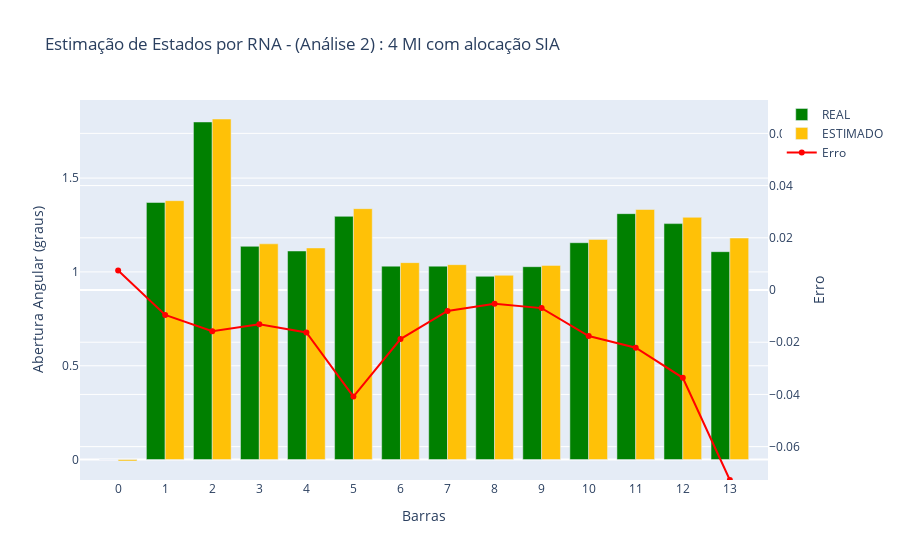

The cell this chart's notebook holds for it:
### Code cell
compara_angulo(data_vm_pu_calc=real.va_degree, data_vm_pu_est= Ang_estimado,analise_realizada=ANALISE_REALIZADA)

### Figure 1 — Plotly figure (JSON) as saved in the notebook; plotly's stock layout.template omitted (floating-point values rounded to 4 significant figures)
{"data": [{"marker": {"color": "#008000"}, "name": "REAL", "type": "bar", "x": [1, 2, 3, 4, 5, 6, 7, 8, 9, 10, 11, 12, 13, 14], "y": [0, 1.37, 1.799, 1.137, 1.112, 1.296, 1.031, 1.031, 0.9767, 1.028, 1.156, 1.311, 1.257, 1.108]}, {"marker": {"color": "#FFC107"}, "name": "ESTIMADO", "type": "bar", "x": [1, 2, 3, 4, 5, 6, 7, 8, 9, 10, 11, 12, 13, 14], "y": [-0.007488, 1.38, 1.815, 1.15, 1.128, 1.337, 1.05, 1.039, 0.982, 1.035, 1.173, 1.333, 1.291, 1.181]}, {"line": {"color": "red"}, "mode": "lines+markers", "name": "Erro", "type": "scatter", "x": [1, 2, 3, 4, 5, 6, 7, 8, 9, 10, 11, 12, 13, 14], "y": [0.007488, -0.009541, -0.01578, -0.0131, -0.01624, -0.0408, -0.01878, -0.008, -0.005306, -0.006937, -0.01762, -0.0221, -0.03363, -0.07278], "yaxis": "y2"}], "layout": {"barmode": "group", "title": {"text": "Estimação de Estados por RNA - (Análise 2) : 4 MI com alocação SIA"}, "xaxis": {"tickmode": "array", "ticktext": [0, 1, 2, 3, 4, 5, 6, 7, 8, 9, 10, 11, 12, 13], "tickvals": [1, 2, 3, 4, 5, 6, 7, 8, 9, 10, 11, 12, 13, 14], "title": {"text": "Barras"}}, "yaxis": {"title": {"text": "Abertura Angular (graus)"}}, "yaxis2": {"overlaying": "y", "range": [-0.07278, 0.07278], "side": "right", "title": {"text": "Erro"}}}}
